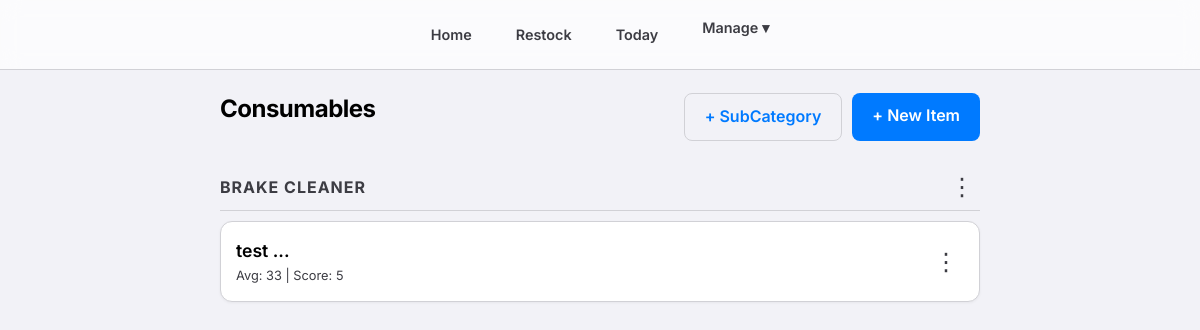
/manage/category/3/ (signed in), run on an earlier commit of the app's database.
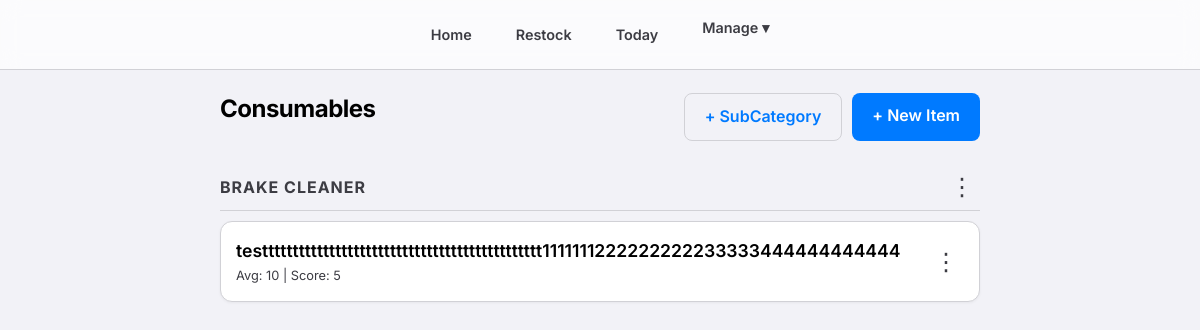
And on a later commit of the database.
### consumables/models.py (models this page shows, shortened)
class Item(models.Model):
    category = models.ForeignKey(Category, related_name='items', on_delete=models.CASCADE)
    subcategory = models.ForeignKey(SubCategory, related_name='items', on_delete=models.SET_NULL, null=True, blank=True)
    name = models.CharField(max_length=200)
    average_stock = models.IntegerField(default=0, help_text="Ideal stock level for calculation")
    current_stock = models.IntegerField(default=0)
    score = models.IntegerField(default=1, help_text="Credits earned per unit taken")
    class Meta:
        constraints = [
            models.UniqueConstraint(
                fields=['category', 'name'],
                condition=models.Q(subcategory__isnull=True),
                name='unique_direct_item_idx'
            ),
            models.UniqueConstraint(
                fields=['subcategory', 'name'],
                name='unique_subcategory_item_idx'
            )
        ]

### consumables/views.py (the view)
# urls.py: path('manage/category/<int:category_id>/', views.category_detail, name='category_detail'),
@login_required
def category_detail(request, category_id):
    category = get_object_or_404(Category.objects.prefetch_related('items', 'subcategories', 'subcategories__items'), pk=category_id)
    return render(request, 'consumables/category_detail.html', {'category': category})

### consumables/templates/consumables/category_detail.html (shortened to what this page needs)
{% extends 'consumables/base.html' %}
{% block content %}
<div
    style="display: flex; justify-content: space-between; align-items: center; margin-bottom: 20px; flex-wrap: wrap; gap: 10px;">
    <h2>{{ category.name }}</h2>
    <div style="display: flex; gap: 10px;">
        <a href="{% url 'add_subcategory' category.id %}" class="btn"
            style="background-color: var(--bg-secondary); border: 1px solid var(--border-color);">+ SubCategory</a>
        <a href="{% url 'add_item' category.id %}" class="btn btn-primary">+ New Item</a>
    </div>
</div>
{% for sub in category.subcategories.all %}
<div
    style="margin-top: 25px; margin-bottom: 10px; padding-bottom: 5px; border-bottom: 1px solid var(--border-color); display: flex; justify-content: space-between; align-items: center;">
    <h4
        style="font-size: 1rem; color: var(--text-secondary); text-transform: uppercase; letter-spacing: 1px; margin: 0;">
        {{ sub.name }}
    </h4>
    <details class="details-dropdown">
        <summary>&#8942;</summary>
    </details>
</div>
{% for item in sub.items.all %}
<div class="item-card">
    <div class="item-info">
        <div class="item-name">{{ item.name }}</div>
        <div class="item-stock">Avg: {{ item.average_stock }} | Score: {{ item.score }}</div>
    </div>
    <div>
        <details class="details-dropdown">
            <summary>&#8942;</summary>
        </details>
    </div>
</div>
{% empty %}
<div style="color: var(--text-secondary); font-size: 0.8rem; font-style: italic; padding: 10px;">No items in this
    subcategory yet.</div>
{% endfor %}
{% endfor %}
{% endblock %}

What changed in the data, as far as the page shows it:
changed Item: name "test ..." → "testttttttttttttttttttttttttttttttttttttttttttttt1111111222222222233333444444444444"; average_stock "33" → "10"
